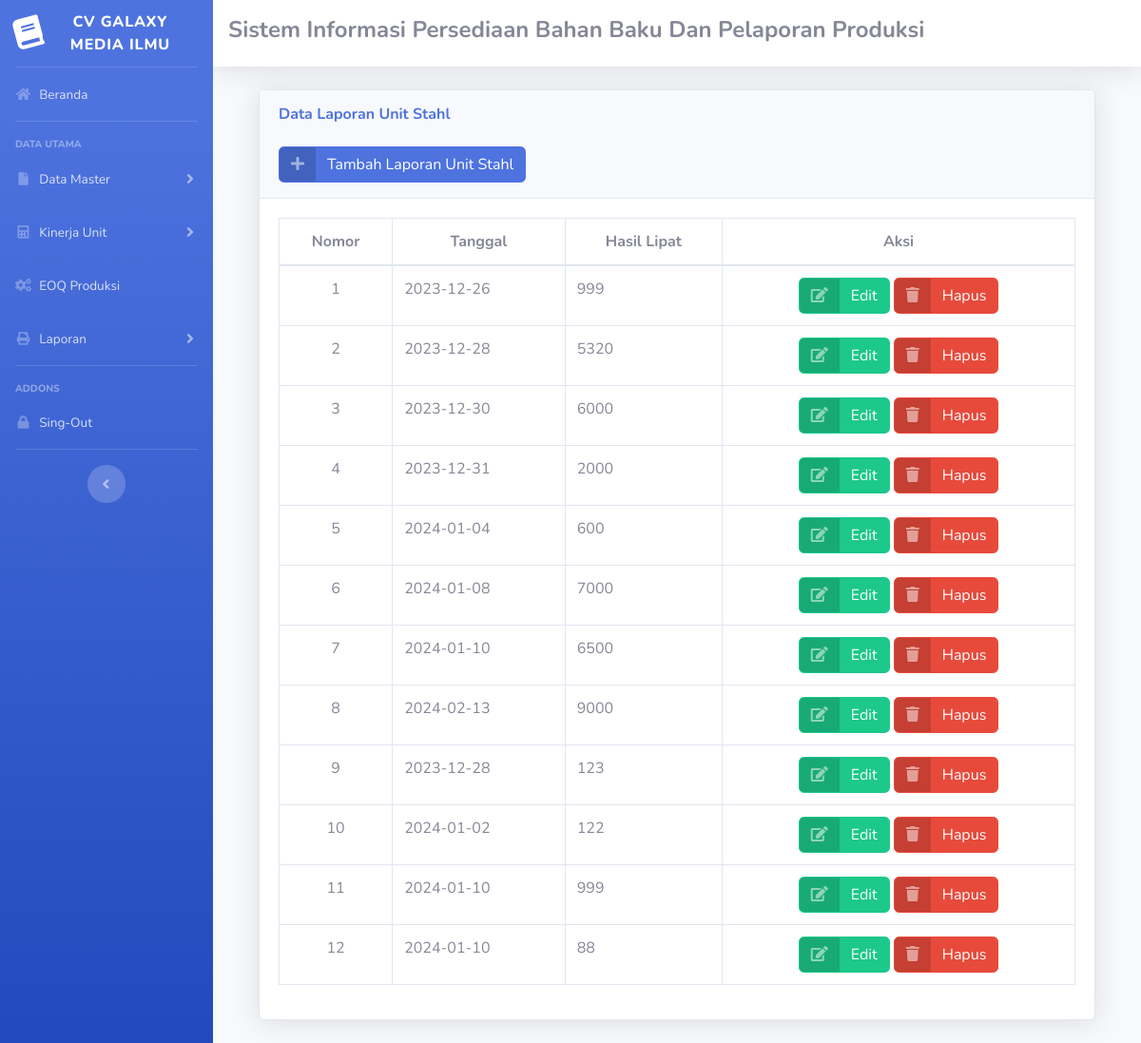
Page /s_admin.php?url=unit_stahl on the committed database.
### tables this page shows
CREATE TABLE `unit_stahl` (
  `id` int NOT NULL,
  `id_spk` int NOT NULL,
  `id_unit_kerja` int NOT NULL,
  `shift_kerja` varchar(100) NOT NULL,
  `tanggal` date NOT NULL,
  `hasil_lipat` int NOT NULL
);

### unit_stahl.php (the view, shortened to what this page needs)
<!DOCTYPE html PUBLIC "-//W3C//DTD XHTML 1.0 Transitional//EN" "http://www.w3.org/TR/xhtml1/DTD/xhtml1-transitional.dtd">
<html xmlns="http://www.w3.org/1999/xhtml">
<head>
</head>
<body>
<div class="container-fluid">
          <div class="card shadow mb-4">
            <div class="card-header py-3">
              <h6 class="m-0 font-weight-bold text-primary">Data Laporan Unit Stahl</h6>
              <br>
              <a href="s_admin.php?url=tambah_stahl" class="btn btn-primary btn-icon-split">
                    <span class="icon text-white-50">
                      <i class="fas fa-plus"></i>
                    </span>
                    <span class="text">Tambah Laporan Unit Stahl</span>
                  </a>
            </div>
            <div class="card-body">
              <div class="table-responsive">
                <table class="table table-bordered" id="dataTable" width="100%" cellspacing="0">
                  <thead>
                    <tr class="text-center">
                      <th>Nomor</th>
                      <th>Tanggal</th>
                      <th>Hasil Lipat</th>
                      <th>Aksi</th>
                    </tr>
                  </thead>
                  <tbody>
                  <tr>
                  <?php
                    require 'koneksi.php';
                    $sql = "SELECT * FROM unit_stahl";
                    $result = mysqli_query($conn, $sql);
                    $data = mysqli_fetch_all($result, MYSQLI_ASSOC);
                    $nomor = 1;
                    foreach ($data as $row) {
                  ?>
                      <td class="text-center"><?php echo $nomor++; ?></td>
                      <td><?php echo $row['tanggal']; ?></td>
                      <td><?php echo $row['hasil_lipat']; ?></td>
                      <td class="text-center">
                        <a href="s_admin.php?url=edit_stahl&id=<?php echo $row['id']; ?>" class="btn btn-success btn-icon-split">
                          <span class="icon text-white-50">
                            <i class="fas fa-edit"></i>
                          </span>
                          <span class="text">Edit</span>
                        </a>
                        <a href="hapus_stahl.php?id=<?php echo $row['id']; ?>" class="btn btn-danger btn-icon-split" onclick="return confirm('Yakin hapus?')">
                          <span class="icon text-white-50">
                            <i class="fas fa-trash"></i>
                          </span>
                          <span class="text">Hapus</span>
                        </a>
                      </td>
                    </tr>
                  <?php } ?>
                  </tbody>
                </table>
              </div>
            </div>
          </div>
</div>
</body>
</html>

### rows in the picture
unit_stahl: tanggal "2023-12-26", hasil_lipat "999"
unit_stahl: tanggal "2023-12-28", hasil_lipat "5320"
unit_stahl: tanggal "2023-12-30", hasil_lipat "6000"
unit_stahl: tanggal "2023-12-31", hasil_lipat "2000"
unit_stahl: tanggal "2024-01-04", hasil_lipat "600"
unit_stahl: tanggal "2024-01-08", hasil_lipat "7000"
unit_stahl: tanggal "2024-01-10", hasil_lipat "6500"
unit_stahl: tanggal "2024-02-13", hasil_lipat "9000"
unit_stahl: tanggal "2023-12-28", hasil_lipat "123"
unit_stahl: tanggal "2024-01-02", hasil_lipat "122"
unit_stahl: tanggal "2024-01-10", hasil_lipat "999"
unit_stahl: tanggal "2024-01-10", hasil_lipat "88"
